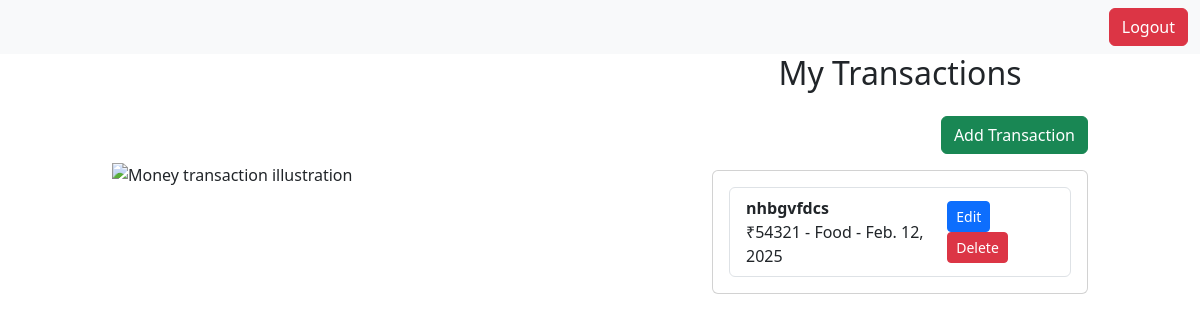
Before: /dashboard (signed in) with the older database file.
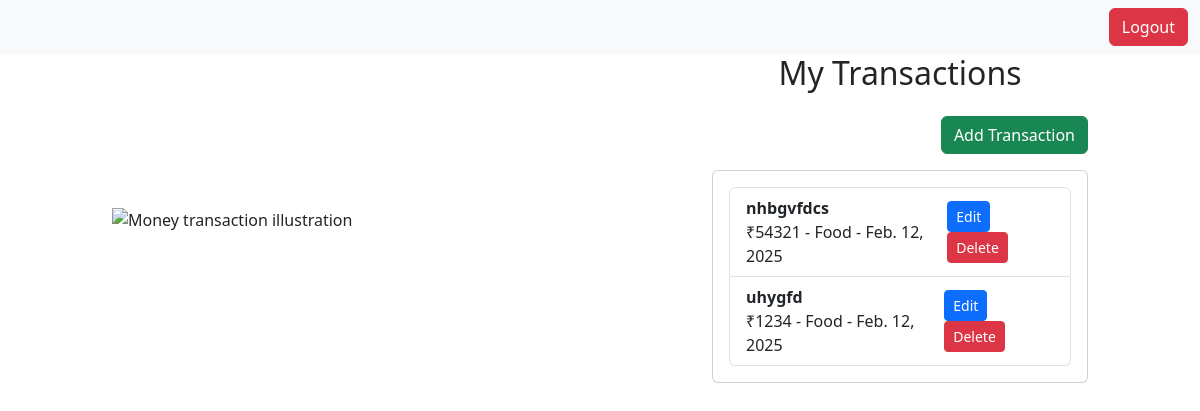
After: the same page with the newer database file.
### new_app/models.py (models this page shows)
class Transaction(models.Model):
    CATEGORY_CHOICES = [
        ('Food', 'Food'),
        ('Rent', 'Rent'),
        ('Salary', 'Salary'),
        ('Entertainment', 'Entertainment'),
    ]
    title = models.CharField(max_length=100)
    amount = models.IntegerField(max_length=10)
    category = models.CharField(max_length=20, choices=CATEGORY_CHOICES)
    date = models.DateField()
    user = models.ForeignKey(User, on_delete=models.CASCADE)

### new_app/views.py (the view)
# urls.py: path('dashboard', views.dashboard, name='dashboard'),
@login_required(login_url='login')
def dashboard(request):
    transactions = Transaction.objects.filter(user=request.user)
    return render(request, 'dashboard.html', {'transactions': transactions})

### templates/dashboard.html (shortened to what this page needs)
<!doctype html>
<html lang="en">
{% load static %}
<head>
  <link href="https://cdn.jsdelivr.net/npm/bootstrap@5.3.8/dist/css/bootstrap.min.css" rel="stylesheet">
</head>
<body>
<nav class="navbar navbar-expand-lg navbar-light bg-light">
  <div class="container-fluid">
    <div class="d-flex ms-auto">
      <a href="{% url 'logout' %}" class="btn btn-danger">Logout</a>
    </div>
  </div>
</nav>
<section class="vh-100">
  <div class="container-fluid h-custom">
    <div class="row d-flex justify-content-center align-items-center h-100">
      <div class="col-md-9 col-lg-6 col-xl-5">
        <img src="https://img.freepik.com/free-vector/mobile-banking-concept-illustration_114360-796.jpg"
             class="img-fluid" alt="Money transaction illustration">
      </div>
      <div class="col-md-8 col-lg-6 col-xl-4 offset-xl-1">
        <h2 class="text-center mb-4">My Transactions</h2>
        <div class="text-end mb-3">
          <a href="{% url 'transaction_create' %}" class="btn btn-success">Add Transaction</a>
        </div>
        <div class="card">
          <div class="card-body">
            <ul class="list-group">
              {% for t in transactions %}
                <li class="list-group-item d-flex justify-content-between align-items-center">
                  <div>
                    <strong>{{ t.title }}</strong><br>
                    ₹{{ t.amount }} - {{ t.category }} - {{ t.date }}
                  </div>
                  <div>
                    <a href="{% url 'transaction_update' t.id %}" class="btn btn-sm btn-primary me-2">Edit</a>
                    <a href="{% url 'transaction_delete' t.id %}" class="btn btn-sm btn-danger">Delete</a>
                  </div>
                </li>
              {% empty %}
                <li class="list-group-item text-center">No transactions found.</li>
              {% endfor %}
            </ul>
          </div>
        </div>
      </div>
    </div>
  </div>
</section>
</body>
</html>

Changed rows visible on the page:
added Transaction: title "uhygfd", amount "1234", category "Food", date "Feb. 12, 2025"
